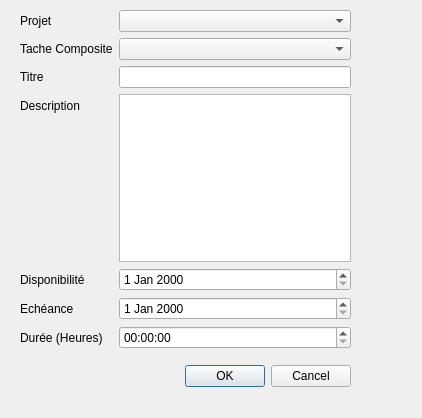
<?xml version="1.0" encoding="UTF-8"?>
<ui version="4.0">
 <class>DialogTache</class>
 <widget class="QDialog" name="DialogTache">
  <property name="geometry">
   <rect>
    <x>0</x>
    <y>0</y>
    <width>422</width>
    <height>418</height>
   </rect>
  </property>
  <property name="windowTitle">
   <string>Dialog</string>
  </property>
  <widget class="QDialogButtonBox" name="buttonBox">
   <property name="geometry">
    <rect>
     <x>10</x>
     <y>360</y>
     <width>341</width>
     <height>32</height>
    </rect>
   </property>
   <property name="orientation">
    <enum>Qt::Horizontal</enum>
   </property>
   <property name="standardButtons">
    <set>QDialogButtonBox::Cancel|QDialogButtonBox::Ok</set>
   </property>
  </widget>
  <widget class="QWidget" name="formLayoutWidget">
   <property name="geometry">
    <rect>
     <x>20</x>
     <y>10</y>
     <width>331</width>
     <height>339</height>
    </rect>
   </property>
   <layout class="QFormLayout" name="formLayout">
    <property name="fieldGrowthPolicy">
     <enum>QFormLayout::AllNonFixedFieldsGrow</enum>
    </property>
    <item row="0" column="0">
     <widget class="QLabel" name="label_5">
      <property name="text">
       <string>Projet</string>
      </property>
     </widget>
    </item>
    <item row="0" column="1">
     <widget class="QComboBox" name="projet"/>
    </item>
    <item row="1" column="0">
     <widget class="QLabel" name="label_7">
      <property name="text">
       <string>Tache Composite</string>
      </property>
     </widget>
    </item>
    <item row="1" column="1">
     <widget class="QComboBox" name="composite"/>
    </item>
    <item row="2" column="0">
     <widget class="QLabel" name="label">
      <property name="text">
       <string>Titre</string>
      </property>
     </widget>
    </item>
    <item row="2" column="1">
     <widget class="QLineEdit" name="titre"/>
    </item>
    <item row="3" column="0">
     <widget class="QLabel" name="label_2">
      <property name="text">
       <string>Description</string>
      </property>
     </widget>
    </item>
    <item row="3" column="1">
     <widget class="QTextEdit" name="descr"/>
    </item>
    <item row="4" column="0">
     <widget class="QLabel" name="label_3">
      <property name="text">
       <string>Disponibilité</string>
      </property>
     </widget>
    </item>
    <item row="4" column="1">
     <widget class="QDateEdit" name="dispo"/>
    </item>
    <item row="5" column="0">
     <widget class="QLabel" name="label_4">
      <property name="text">
       <string>Echéance</string>
      </property>
     </widget>
    </item>
    <item row="5" column="1">
     <widget class="QDateEdit" name="eche"/>
    </item>
    <item row="6" column="0">
     <widget class="QLabel" name="label_6">
      <property name="text">
       <string>Durée (Heures)</string>
      </property>
     </widget>
    </item>
    <item row="6" column="1">
     <widget class="QTimeEdit" name="duree"/>
    </item>
   </layout>
  </widget>
 </widget>
 <resources/>
 <connections>
  <connection>
   <sender>buttonBox</sender>
   <signal>accepted()</signal>
   <receiver>DialogTache</receiver>
   <slot>accept()</slot>
   <hints>
    <hint type="sourcelabel">
     <x>248</x>
     <y>254</y>
    </hint>
    <hint type="destinationlabel">
     <x>157</x>
     <y>274</y>
    </hint>
   </hints>
  </connection>
  <connection>
   <sender>buttonBox</sender>
   <signal>rejected()</signal>
   <receiver>DialogTache</receiver>
   <slot>reject()</slot>
   <hints>
    <hint type="sourcelabel">
     <x>316</x>
     <y>260</y>
    </hint>
    <hint type="destinationlabel">
     <x>286</x>
     <y>274</y>
    </hint>
   </hints>
  </connection>
 </connections>
</ui>
